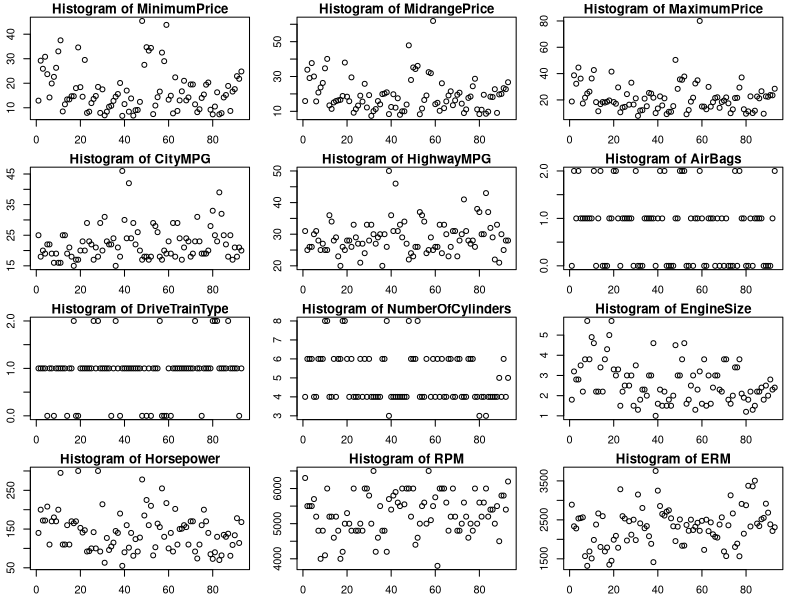
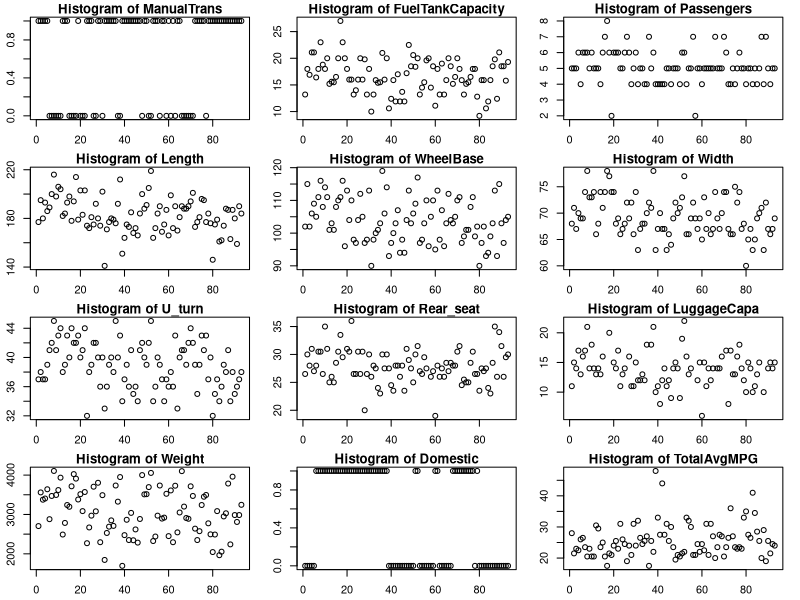
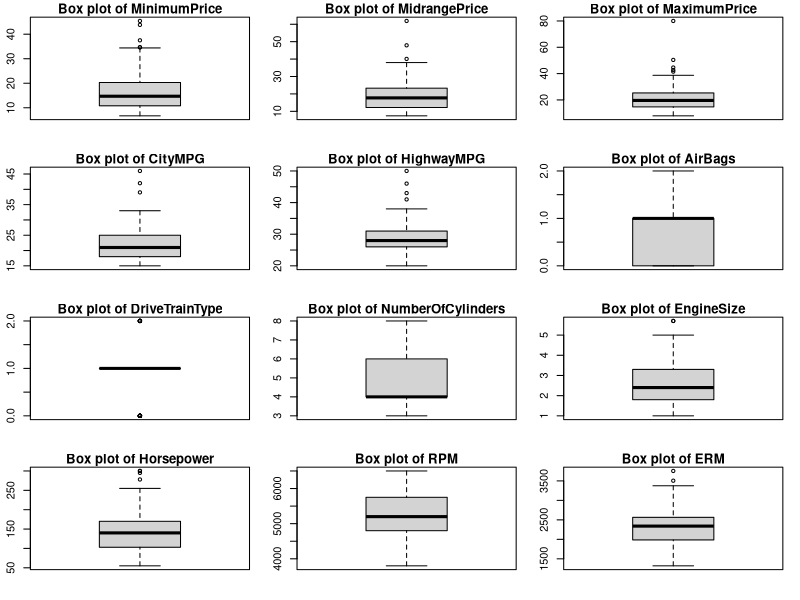
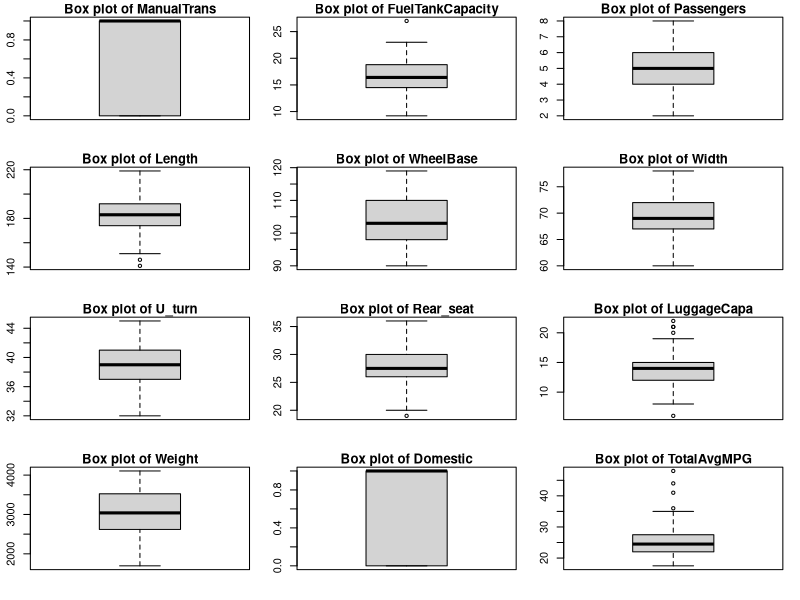

Write R code to recreate these figures, in order.
# download any needed libraries
library("here") # library to work with relative paths
library("readxl") # library to read excel files (better than csv)
library("ggplot2") # library for plotting 
par(mar=c(2.3,2.3,1.3,1.3)) # change params for normal-sized plotting

#dev.off(dev.list()["RStudioGD"])       # uncomment to clear all plots

cars <-read_excel(here("Dataset", "93Cars_values.xlsx")) # read excel
View(cars)      # view dataset


columns <- colnames(cars)  # save column names as a list



                        #      PLOTS      #


# Histograms

par(mfrow = c(4, 3))  # Set up a 4 x 3 plotting space
for (i in columns[4:27]) { # Loop over 24 columns 4-27 (1-3 are categorical)
  
  # Plot histogram of x
  plot(cars[[i]],main = paste("Histogram of" , i))
}



# Box Plots

par(mfrow = c(4, 3))  # Set up a 4 x 3 plotting space
for (i in columns[4:27]) { # Loop over 24 columns 4-27 (1-3 are categorical)
  
  # Plot box plot of x
  boxplot(cars[[i]],main = paste("Box plot of" , i))
}

